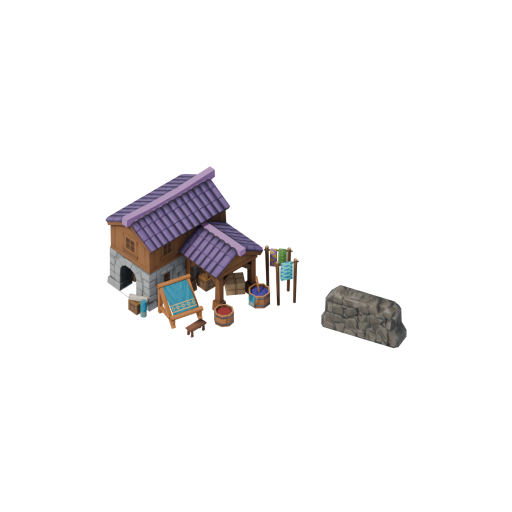
#> input picture Civ Supply Chains/Assets/CSC_TAILORS_Textile_Workshop_SV_Input.png, 1024 x 1024 px (shown at 1/2 size)
$ python service_icon_compose.py '../../../../Civ Supply Chains/Assets/CSC_TAILORS_Textile_Workshop_SV_Input.png' out.png
#> lines starting #> are read from the running program, lines starting #| are printed output that depends on the picture
"""Compose one or two flat-white CSC service pictograms on a 256px canvas.

The primary concept is always fully opaque. An optional secondary concept is
placed behind it at 80% opacity. The combined silhouette is centered and fitted
to the measured Bakers service-icon scale by default (179px maximum extent).
"""
from __future__ import annotations

import argparse
from dataclasses import dataclass
from pathlib import Path

import numpy as np
from PIL import Image, ImageFilter


@dataclass(frozen=True)
class LayerPlacement:
    scale: float = 1.0
    x: float = 0.0
    y: float = 0.0
    opacity: float = 1.0


def _bbox(alpha: np.ndarray, threshold: int = 0) -> tuple[int, int, int, int] | None:
    ys, xs = np.where(alpha > threshold)
    if not len(xs):
        return None
    return int(xs.min()), int(ys.min()), int(xs.max()) + 1, int(ys.max()) + 1


def _cropped_white_symbol(path: Path) -> Image.Image:
    image = Image.open(path).convert("RGBA")
#> image is the input picture: PIL image 1024x1024 RGBA; mean R, G, B, A 9, 8, 8.4, 20.4
    alpha = np.asarray(image.getchannel("A"), dtype=np.uint8)
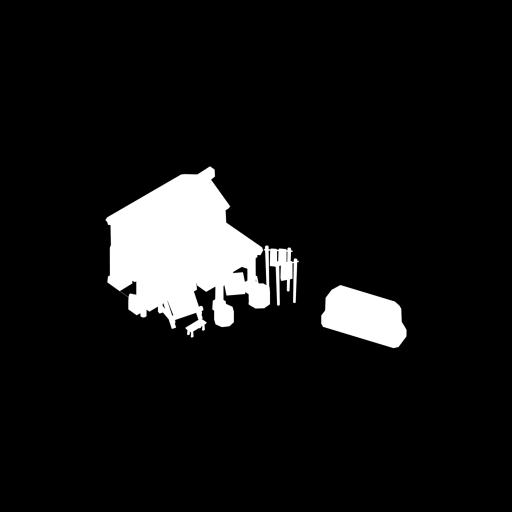
#> alpha: shape (1024, 1024) (shown at 1/2 size); min 0, max 255, mean 20.4
    box = _bbox(alpha, threshold=8)
#> box = (210, 332, 814, 697)
    if box is None:
        raise ValueError(f"No visible pictogram in {path}")
    symbol = image.crop(box)
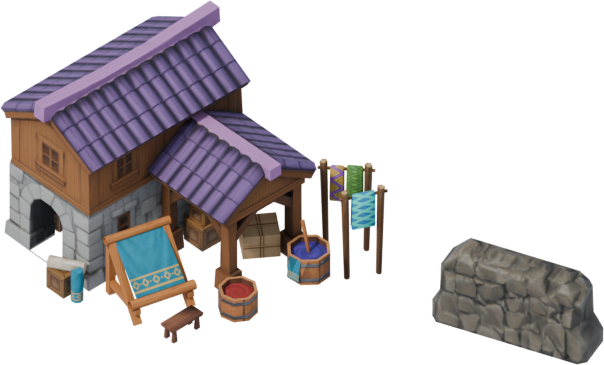
#> symbol: PIL image 604x365 RGBA; mean R, G, B, A 42.4, 37.6, 39.7, 97.1; transparent parts drawn white
    white = Image.new("RGBA", symbol.size, (255, 255, 255, 0))
    white.putalpha(symbol.getchannel("A"))
    return white


def _prepare_layer(
    path: Path,
    placement: LayerPlacement,
    reference_extent: int,
) -> Image.Image:
    symbol = _cropped_white_symbol(path)
    target = max(1, round(reference_extent * placement.scale))
    scale = target / max(symbol.size)
#> scale = 0.296
    size = (max(1, round(symbol.width * scale)), max(1, round(symbol.height * scale)))
#> size = (179, 108)
    symbol = symbol.resize(size, Image.Resampling.LANCZOS)
#> symbol: PIL image 179x108 RGBA
    alpha = np.asarray(symbol.getchannel("A"), dtype=np.float32)
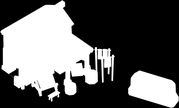
#> alpha: shape (108, 179) float32; min 0, max 255, mean 97.1
    alpha = np.floor(alpha * placement.opacity + 0.5).clip(0, 255).astype(np.uint8)
    symbol.putalpha(Image.fromarray(alpha, "L"))
    return symbol


def compose_service_icon(
    primary_path: Path,
    output_path: Path,
    secondary_path: Path | None = None,
    *,
    canvas_size: int = 256,
    target_extent: int = 179,
    separation: int = 8,
    primary: LayerPlacement = LayerPlacement(),
    secondary: LayerPlacement = LayerPlacement(scale=0.58, x=0.23, y=-0.23, opacity=0.80),
) -> Path:
    """Compose symbols, fit their combined bounds, and center the result.

    Layer x/y offsets are fractions of ``target_extent``. Positive x moves
    right; positive y moves down. The secondary layer is composited first.
    """
    if not 0 < primary.opacity <= 1:
        raise ValueError("Primary opacity must be in (0, 1]")
    if not 0 < secondary.opacity <= 1:
        raise ValueError("Secondary opacity must be in (0, 1]")

    stage_size = canvas_size * 3
    primary_stage = Image.new("RGBA", (stage_size, stage_size), (255, 255, 255, 0))
    secondary_stage = Image.new("RGBA", (stage_size, stage_size), (255, 255, 255, 0))
    center = stage_size // 2

    def place(path: Path, spec: LayerPlacement, destination: Image.Image) -> None:
        layer = _prepare_layer(path, spec, target_extent)
        x = round(center - layer.width / 2 + spec.x * target_extent)
#> x = 294
        y = round(center - layer.height / 2 + spec.y * target_extent)
#> y = 330
        destination.alpha_composite(layer, (x, y))

    if secondary_path is not None:
        place(secondary_path, secondary, secondary_stage)
    place(primary_path, primary, primary_stage)

    combined_alpha = np.maximum(
        np.asarray(primary_stage.getchannel("A"), dtype=np.uint8),
        np.asarray(secondary_stage.getchannel("A"), dtype=np.uint8),
    )
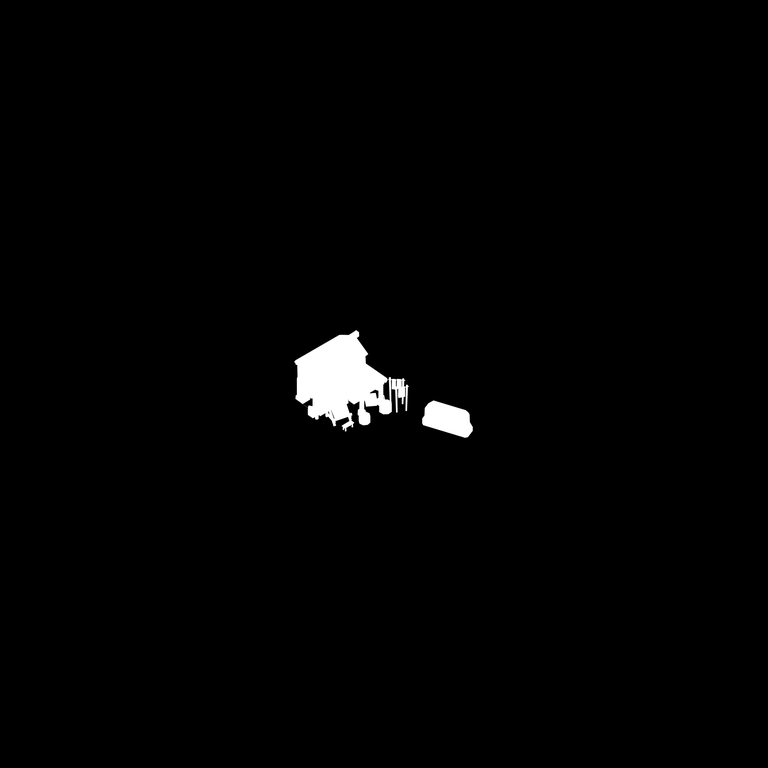
#> combined_alpha: shape (768, 768); min 0, max 255, mean 3.2
    group_box = _bbox(combined_alpha)
#> group_box = (294, 330, 473, 438)
    if group_box is None:
        raise ValueError("Composed icon is empty")
    primary_group = primary_stage.crop(group_box)
    secondary_group = secondary_stage.crop(group_box)
    fit = target_extent / max(primary_group.size)
#> fit = 1
    fitted_size = (max(1, round(primary_group.width * fit)), max(1, round(primary_group.height * fit)))
#> fitted_size = (179, 108)
    primary_group = primary_group.resize(fitted_size, Image.Resampling.LANCZOS)
    secondary_group = secondary_group.resize(fitted_size, Image.Resampling.LANCZOS)

    if secondary_path is not None and separation > 0:
        primary_core = primary_group.getchannel("A").point(lambda value: 255 if value >= 16 else 0)
        halo = primary_core.filter(ImageFilter.MaxFilter(separation * 2 + 1))
        secondary_alpha = np.asarray(secondary_group.getchannel("A"), dtype=np.uint8).copy()
        secondary_alpha[np.asarray(halo) > 0] = 0
        secondary_group.putalpha(Image.fromarray(secondary_alpha, "L"))

    canvas = Image.new("RGBA", (canvas_size, canvas_size), (255, 255, 255, 0))
    position = ((canvas_size - fitted_size[0]) // 2, (canvas_size - fitted_size[1]) // 2)
#> position = (38, 74)
    canvas.alpha_composite(secondary_group, position)
    canvas.alpha_composite(primary_group, position)
    output_path.parent.mkdir(parents=True, exist_ok=True)
    canvas.save(output_path)
    return output_path


def main() -> None:
    parser = argparse.ArgumentParser(description=__doc__)
    parser.add_argument("primary", type=Path)
    parser.add_argument("output", type=Path)
    parser.add_argument("--secondary", type=Path)
    parser.add_argument("--target-extent", type=int, default=179)
    parser.add_argument("--separation", type=int, default=8)
    parser.add_argument("--primary-scale", type=float, default=1.0)
    parser.add_argument("--primary-x", type=float, default=0.0)
    parser.add_argument("--primary-y", type=float, default=0.0)
    parser.add_argument("--secondary-scale", type=float, default=0.58)
    parser.add_argument("--secondary-x", type=float, default=0.23)
    parser.add_argument("--secondary-y", type=float, default=-0.23)
    args = parser.parse_args()

    output = compose_service_icon(
        args.primary,
        args.output,
        args.secondary,
        target_extent=args.target_extent,
        separation=args.separation,
        primary=LayerPlacement(args.primary_scale, args.primary_x, args.primary_y, 1.0),
        secondary=LayerPlacement(
            args.secondary_scale,
            args.secondary_x,
            args.secondary_y,
            0.80,
        ),
    )
    print(output)


if __name__ == "__main__":
    main()
